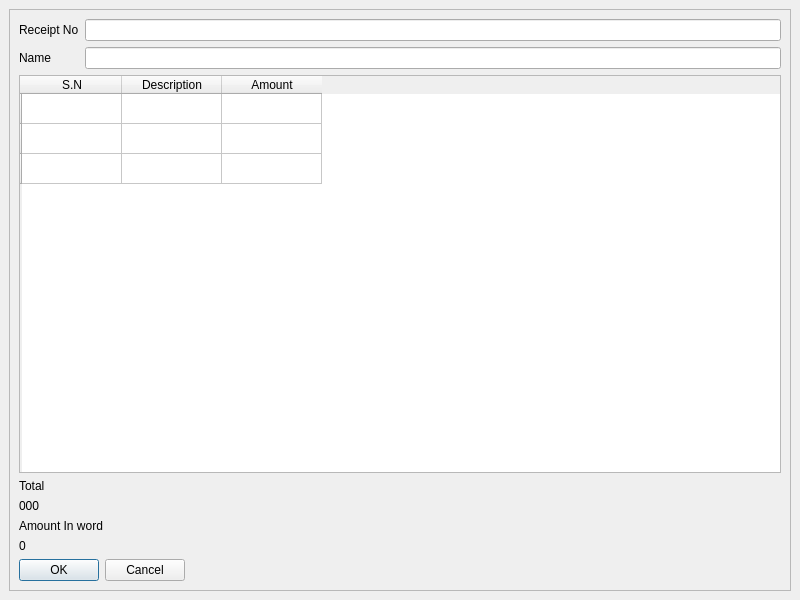
<?xml version="1.0" encoding="UTF-8"?>
<ui version="4.0">
 <class>Receiptwindow</class>
 <widget class="QMainWindow" name="Receiptwindow">
  <property name="geometry">
   <rect>
    <x>0</x>
    <y>0</y>
    <width>800</width>
    <height>600</height>
   </rect>
  </property>
  <property name="windowTitle">
   <string>Receipt</string>
  </property>
  <widget class="QWidget" name="centralwidget">
   <layout class="QGridLayout" name="gridLayout">
    <item row="0" column="0">
     <widget class="QScrollArea" name="scrollArea">
      <property name="widgetResizable">
       <bool>true</bool>
      </property>
      <widget class="QWidget" name="scrollAreaWidgetContents">
       <property name="geometry">
        <rect>
         <x>0</x>
         <y>0</y>
         <width>776</width>
         <height>576</height>
        </rect>
       </property>
       <layout class="QGridLayout" name="gridLayout_2">
        <item row="0" column="0">
         <layout class="QFormLayout" name="formLayout">
          <item row="0" column="0">
           <widget class="QLabel" name="receiptNoLabel">
            <property name="text">
             <string>Receipt No</string>
            </property>
           </widget>
          </item>
          <item row="0" column="1">
           <widget class="QLineEdit" name="receiptNoLineEdit"/>
          </item>
          <item row="1" column="0">
           <widget class="QLabel" name="nameLabel">
            <property name="text">
             <string>Name</string>
            </property>
           </widget>
          </item>
          <item row="1" column="1">
           <widget class="QLineEdit" name="nameLineEdit"/>
          </item>
         </layout>
        </item>
        <item row="1" column="0">
         <layout class="QFormLayout" name="formLayout_2">
          <item row="0" column="0" colspan="2">
           <widget class="QTableWidget" name="tableWidget">
            <row>
             <property name="text">
              <string/>
             </property>
            </row>
            <row>
             <property name="text">
              <string/>
             </property>
            </row>
            <row>
             <property name="text">
              <string/>
             </property>
            </row>
            <column>
             <property name="text">
              <string>S.N</string>
             </property>
            </column>
            <column>
             <property name="text">
              <string>Description</string>
             </property>
            </column>
            <column>
             <property name="text">
              <string>Amount</string>
             </property>
            </column>
           </widget>
          </item>
          <item row="1" column="0">
           <widget class="QLabel" name="totalLabel">
            <property name="text">
             <string>Total</string>
            </property>
           </widget>
          </item>
          <item row="2" column="0" colspan="2">
           <widget class="QLabel" name="label_2">
            <property name="text">
             <string>000</string>
            </property>
           </widget>
          </item>
          <item row="3" column="0">
           <widget class="QLabel" name="label">
            <property name="text">
             <string>Amount In word</string>
            </property>
           </widget>
          </item>
          <item row="4" column="0" colspan="2">
           <widget class="QLabel" name="label_3">
            <property name="text">
             <string>0 </string>
            </property>
           </widget>
          </item>
          <item row="5" column="0">
           <widget class="QDialogButtonBox" name="buttonBox">
            <property name="standardButtons">
             <set>QDialogButtonBox::Cancel|QDialogButtonBox::Ok</set>
            </property>
           </widget>
          </item>
         </layout>
        </item>
       </layout>
      </widget>
     </widget>
    </item>
   </layout>
  </widget>
 </widget>
 <resources/>
 <connections/>
</ui>
